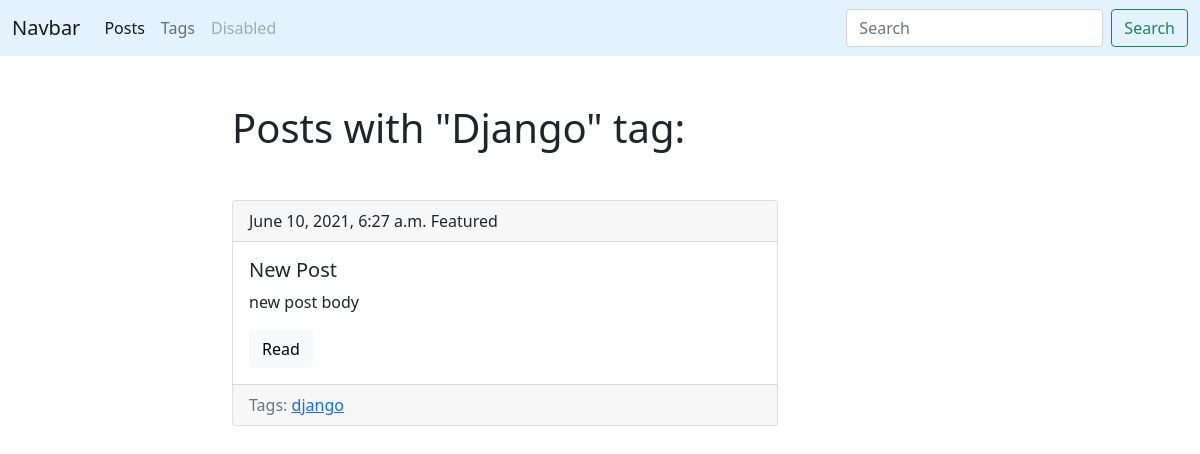
Screenshot of /blog/tag/django/ with the database file from the repository.
### blog/models.py (models this page shows, shortened)
class Tag(models.Model):
    title = models.CharField(max_length=50)
    slug = models.SlugField(max_length=50, unique=True)
    def get_absolute_url(self):
        return reverse('tag_detail_url', kwargs={'slug': self.slug})

class Post(models.Model):
    title = models.CharField(max_length=150, db_index=True)
    slug = models.SlugField(max_length=150, unique=True)
    body = models.TextField(blank=True, db_index=True)
    tags = models.ManyToManyField('Tag', blank=True, related_name='posts')
    date_pub = models.DateTimeField(auto_now_add=True)
    def get_absolute_url(self):
        return reverse('post_detail_url', kwargs={'slug': self.slug})

### blog/views.py (the view)
# urls.py: path('tag/<str:slug>/', TagDetail.as_view(), name='tag_detail_url'),
class TagDetail(ObjectDetailMixin, View):
    model = Tag
    template = 'blog/tag_detail.html'

### blog/utils.py (called while the page is built)
    def get(self, request, slug):
        obj = get_object_or_404(self.model, slug__iexact=slug)
        return render(request, self.template,
                      context={self.model.__name__.lower(): obj})

### blog/templates/blog/tag_detail.html
{% extends 'blog/base_blog.html' %}
{% block content %}
    <h1 class="mb-5">Posts with "{{ tag.title|title }}" tag:</h1>
    {% for post in tag.posts.all %}
        {% include 'blog/includes/post_card_template.html' %}
    {% endfor %}
{% endblock %}

### blog/templates/blog/includes/post_card_template.html
<div class="card mb-4">
    <div class="card-header">
        {{ post.date_pub }}
      Featured
    </div>
    <div class="card-body">
      <h5 class="card-title">{{ post.title }}</h5>
      <p class="card-text">{{ post.body|truncatewords:15 }}</p>
      <a href="{{ post.get_absolute_url }}" class="btn btn-light">Read</a>
    </div>
    <div class="card-footer text-muted">
        Tags:
        {% for tag in post.tags.all %}
            <a href="{{ tag.get_absolute_url }}">{{ tag.title }}</a>
        {% endfor %}
    </div>
</div>

### rows the page displays
Tag: title "Django", title "django"
Post: date_pub "June 10, 2021, 6:27 a.m.", title "New Post", body "new post body"
